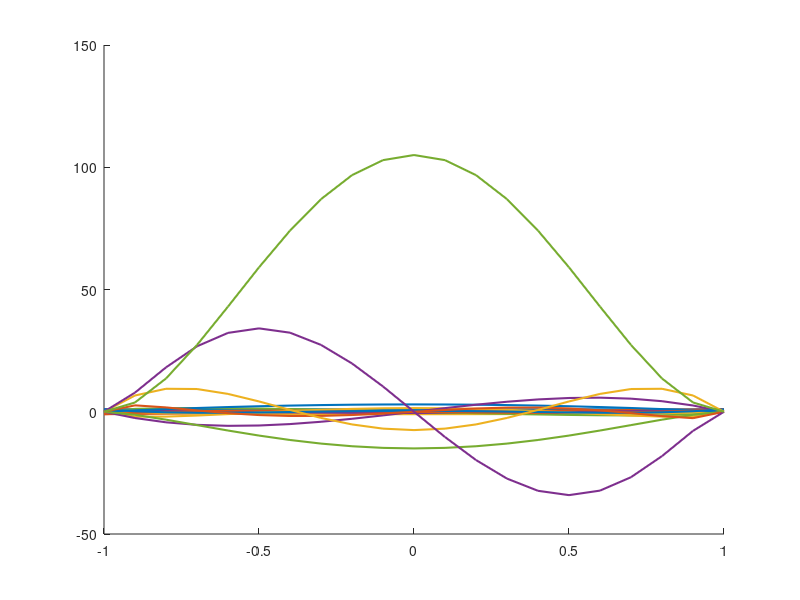

MATLAB code for this plot: (Note: this script raises an error after producing the figure.)
%% LEGENDRE POLYNOMIALS figure
% This script plots the first 5 Legendre polynomials, highlithing the zeros 
% This script use the function legendre to constuct the polynomials
% and the function GaussLegendre to evaluate the zeros
%
%   written by Luca Fenzi - November 19, 2015
%   Contact: fenzi.luca@gmail.com

% Domain of the polynomials
domain=-1:0.1:1;

% Since we want that the exact pdf and the pdf obtained using the kernel 
% density estimator have the same color, we require that the default colors
% of Matlab restart cyclically after 5 times.
cmp=colormap(lines(5));
set(groot,'defaultAxesColorOrder',cmp)
% in this way the colors turn ciclically

set(0,'defaultlinelinewidth',1.5);

% PLOT of the Legendre polynomials
hold on
for i=0:4
    plot(domain,legendre(i,domain))
end

% PLOT THE ZEROS
for i=0:4
    x=GaussLegendre(i);
    plot(x,zeros(size(x)),'o')
end

axis([-1, 1, -1.2, 1.2])
grid on
y=ylabel('$P_n(x)$','Interpreter','Latex');

l=legend('$P_0(x)$', '$P_1(x)$', '$P_2(x)$', '$P_3(x)$', '$P_4(x)$',...
    'Location', 'southoutside', 'Orientation','horizontal');
set(l,'Interpreter','latex')
t=title('Legendre polynomials');

%remove the color impostation given
set(groot,'defaultAxesColorOrder','remove')

%% TO SAVE THE FIGURE IN TIKZ
% figname='figure_legendreP.tex';
% matlab2tikz(figname,'width','1\textwidth') 